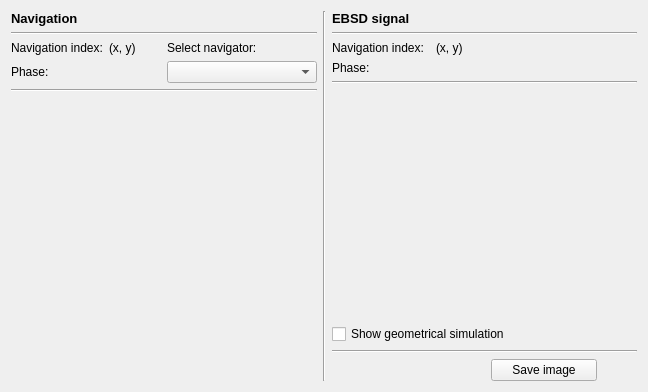
<?xml version="1.0" encoding="UTF-8"?>
<ui version="4.0">
 <class>SignalNavigationWidget</class>
 <widget class="QWidget" name="SignalNavigationWidget">
  <property name="geometry">
   <rect>
    <x>0</x>
    <y>0</y>
    <width>648</width>
    <height>392</height>
   </rect>
  </property>
  <property name="windowTitle">
   <string>Form</string>
  </property>
  <layout class="QGridLayout" name="gridLayout_3">
   <item row="0" column="0" rowspan="2">
    <layout class="QVBoxLayout" name="verticalLayout">
     <item>
      <widget class="QLabel" name="navigatorLabel">
       <property name="font">
        <font>
         <pointsize>10</pointsize>
         <weight>75</weight>
         <bold>true</bold>
         <underline>false</underline>
        </font>
       </property>
       <property name="text">
        <string>Navigation</string>
       </property>
       <property name="scaledContents">
        <bool>false</bool>
       </property>
      </widget>
     </item>
     <item>
      <widget class="Line" name="line_2">
       <property name="orientation">
        <enum>Qt::Horizontal</enum>
       </property>
      </widget>
     </item>
     <item>
      <layout class="QGridLayout" name="gridLayout">
       <item row="1" column="1">
        <layout class="QHBoxLayout" name="horizontalLayout_3">
         <item>
          <widget class="QLabel" name="labelPhase1">
           <property name="text">
            <string>Phase:</string>
           </property>
          </widget>
         </item>
         <item>
          <widget class="QLabel" name="labelPhaseHover">
           <property name="minimumSize">
            <size>
             <width>0</width>
             <height>0</height>
            </size>
           </property>
           <property name="text">
            <string/>
           </property>
          </widget>
         </item>
        </layout>
       </item>
       <item row="0" column="2">
        <widget class="QLabel" name="label">
         <property name="text">
          <string>Select navigator:</string>
         </property>
        </widget>
       </item>
       <item row="1" column="2">
        <widget class="QComboBox" name="comboBoxNavigator"/>
       </item>
       <item row="0" column="1">
        <layout class="QHBoxLayout" name="horizontalLayout">
         <item>
          <widget class="QLabel" name="label_7">
           <property name="text">
            <string>Navigation index:</string>
           </property>
          </widget>
         </item>
         <item>
          <widget class="QLabel" name="navigatorCoordinates">
           <property name="text">
            <string>(x, y)</string>
           </property>
          </widget>
         </item>
        </layout>
       </item>
      </layout>
     </item>
     <item>
      <widget class="Line" name="line_4">
       <property name="orientation">
        <enum>Qt::Horizontal</enum>
       </property>
      </widget>
     </item>
     <item>
      <widget class="MplWidget" name="navigatorMplWidget" native="true">
       <property name="enabled">
        <bool>true</bool>
       </property>
       <property name="sizePolicy">
        <sizepolicy hsizetype="Expanding" vsizetype="Expanding">
         <horstretch>0</horstretch>
         <verstretch>0</verstretch>
        </sizepolicy>
       </property>
       <property name="minimumSize">
        <size>
         <width>0</width>
         <height>0</height>
        </size>
       </property>
       <property name="cursor">
        <cursorShape>CrossCursor</cursorShape>
       </property>
       <property name="autoFillBackground">
        <bool>false</bool>
       </property>
       <property name="styleSheet">
        <string notr="true">background-color: transparent</string>
       </property>
      </widget>
     </item>
     <item>
      <spacer name="verticalSpacer">
       <property name="orientation">
        <enum>Qt::Vertical</enum>
       </property>
       <property name="sizeHint" stdset="0">
        <size>
         <width>20</width>
         <height>40</height>
        </size>
       </property>
      </spacer>
     </item>
    </layout>
   </item>
   <item row="0" column="1" rowspan="2" colspan="2">
    <widget class="Line" name="line">
     <property name="orientation">
      <enum>Qt::Vertical</enum>
     </property>
    </widget>
   </item>
   <item row="0" column="3">
    <layout class="QVBoxLayout" name="verticalLayout_2">
     <item>
      <widget class="QLabel" name="signalLabel">
       <property name="enabled">
        <bool>true</bool>
       </property>
       <property name="font">
        <font>
         <pointsize>10</pointsize>
         <weight>75</weight>
         <bold>true</bold>
        </font>
       </property>
       <property name="text">
        <string>EBSD signal</string>
       </property>
       <property name="textFormat">
        <enum>Qt::AutoText</enum>
       </property>
       <property name="alignment">
        <set>Qt::AlignLeading|Qt::AlignLeft|Qt::AlignVCenter</set>
       </property>
      </widget>
     </item>
     <item>
      <widget class="Line" name="line_3">
       <property name="orientation">
        <enum>Qt::Horizontal</enum>
       </property>
      </widget>
     </item>
     <item>
      <layout class="QGridLayout" name="gridLayout_2">
       <item row="1" column="0">
        <layout class="QHBoxLayout" name="horizontalLayout_5">
         <item>
          <widget class="QLabel" name="LabelPhase2">
           <property name="font">
            <font>
             <kerning>true</kerning>
            </font>
           </property>
           <property name="autoFillBackground">
            <bool>false</bool>
           </property>
           <property name="text">
            <string>Phase:</string>
           </property>
          </widget>
         </item>
         <item>
          <widget class="QLabel" name="labelPhaseClick">
           <property name="text">
            <string/>
           </property>
          </widget>
         </item>
         <item>
          <widget class="QLabel" name="label_6">
           <property name="text">
            <string/>
           </property>
          </widget>
         </item>
        </layout>
       </item>
       <item row="0" column="0">
        <layout class="QHBoxLayout" name="horizontalLayout_2">
         <item>
          <widget class="QLabel" name="label_4">
           <property name="text">
            <string>Navigation index:</string>
           </property>
          </widget>
         </item>
         <item>
          <widget class="QLabel" name="signalIndex">
           <property name="text">
            <string>(x, y)</string>
           </property>
          </widget>
         </item>
         <item>
          <widget class="QLabel" name="label_3">
           <property name="text">
            <string/>
           </property>
          </widget>
         </item>
        </layout>
       </item>
      </layout>
     </item>
     <item>
      <widget class="Line" name="line_6">
       <property name="orientation">
        <enum>Qt::Horizontal</enum>
       </property>
      </widget>
     </item>
     <item>
      <widget class="MplWidget" name="signalMplWidget" native="true">
       <property name="sizePolicy">
        <sizepolicy hsizetype="Expanding" vsizetype="Expanding">
         <horstretch>0</horstretch>
         <verstretch>0</verstretch>
        </sizepolicy>
       </property>
       <property name="minimumSize">
        <size>
         <width>0</width>
         <height>0</height>
        </size>
       </property>
       <property name="cursor">
        <cursorShape>CrossCursor</cursorShape>
       </property>
       <property name="autoFillBackground">
        <bool>false</bool>
       </property>
       <property name="styleSheet">
        <string notr="true">background-color: transparent</string>
       </property>
      </widget>
     </item>
     <item>
      <widget class="QCheckBox" name="checkBox">
       <property name="enabled">
        <bool>true</bool>
       </property>
       <property name="toolTip">
        <string>&lt;html&gt;&lt;head/&gt;&lt;body&gt;&lt;p&gt;Simulate positions of Kikuchi lines and zone axes onto the experimental EBSD signal&lt;/p&gt;&lt;/body&gt;&lt;/html&gt;</string>
       </property>
       <property name="text">
        <string>Show geometrical simulation</string>
       </property>
      </widget>
     </item>
     <item>
      <widget class="Line" name="line_5">
       <property name="orientation">
        <enum>Qt::Horizontal</enum>
       </property>
      </widget>
     </item>
    </layout>
   </item>
   <item row="1" column="3">
    <layout class="QHBoxLayout" name="horizontalLayout_4" stretch="3,2,0">
     <item>
      <spacer name="horizontalSpacer">
       <property name="orientation">
        <enum>Qt::Horizontal</enum>
       </property>
       <property name="sizeHint" stdset="0">
        <size>
         <width>40</width>
         <height>20</height>
        </size>
       </property>
      </spacer>
     </item>
     <item>
      <widget class="QPushButton" name="pushButtonExportImage">
       <property name="text">
        <string>Save image</string>
       </property>
      </widget>
     </item>
     <item>
      <spacer name="horizontalSpacer_2">
       <property name="orientation">
        <enum>Qt::Horizontal</enum>
       </property>
       <property name="sizeHint" stdset="0">
        <size>
         <width>40</width>
         <height>20</height>
        </size>
       </property>
      </spacer>
     </item>
    </layout>
   </item>
  </layout>
 </widget>
 <customwidgets>
  <customwidget>
   <class>MplWidget</class>
   <extends>QWidget</extends>
   <header>mplwidget.h</header>
   <container>1</container>
  </customwidget>
 </customwidgets>
 <resources/>
 <connections/>
</ui>
